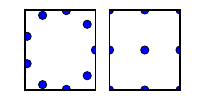

Recreate this plot in Python.
#!/usr/bin/python
import matplotlib.pyplot as plt
import matplotlib.gridspec as gridspec
import numpy as np
import math

def add_a(x,y, num):
  x = [i+num for i in x]
  return x,y

cnt = 3

plt.figure(num=None, figsize=(2, 1), dpi=92)
plt.grid(False)

gs = gridspec.GridSpec(1, 2)
ax1 = plt.subplot(gs[:, 0])
ax2 = plt.subplot(gs[:, 1])

ax1.get_xaxis().set_visible(False)
ax1.get_yaxis().set_visible(False)
ax2.get_xaxis().set_visible(False)
ax2.get_yaxis().set_visible(False)

###########################################

th = [i*2*3.1415926/(360) for i in np.arange(0, 360, 360/(cnt**2))]
x = [ (math.cos(i) + 1)/2 for i in th]
y = [ (math.sin(i) + 1)/2 for i in th]
ax1.plot(x,y, 'bo')

###########################################

lx = [ (i + 0.0) / (cnt-1) for i in np.arange(0,cnt,1) ]
ly = [ (i + 0.0) / (cnt-1) for i in np.arange(0,cnt,1) ]
x = []
y = []
for i in lx:
  for j in ly:
    x = x + [i]
    y = y + [j]
ax2.plot(x,y, 'bo')

###########################################

plt.savefig('aa_pattern.pdf')

#plt.show()
